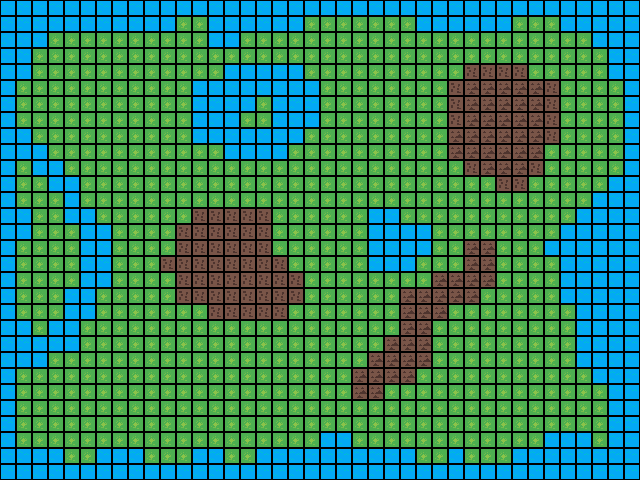

A 2D game scene composited from a Tiled map and its tileset images. What follows is a short description and the map's XML, with every tile layer's data as written:
An orthogonal 40x30 tile map with 16x16 px tiles, 1 tile layer (Tile Layer 1).

<map version="1.4" tiledversion="1.4.3" orientation="orthogonal" renderorder="right-down" width="40" height="30" tilewidth="16" tileheight="16" infinite="0" nextlayerid="2" nextobjectid="1">
 <tileset firstgid="1" source="pixil-frame-0.tsx" />
 <layer id="1" name="Tile Layer 1" width="40" height="30">
  <data encoding="csv">
1,1,1,1,1,1,1,1,1,1,1,1,1,1,1,1,1,1,1,1,1,1,1,1,1,1,1,1,1,1,1,1,1,1,1,1,1,1,1,1,
1,1,1,1,1,1,1,1,1,1,1,2,2,1,1,1,1,1,1,2,2,2,2,2,2,2,1,1,1,1,1,1,2,2,2,1,1,1,1,1,
1,1,1,2,2,2,2,2,2,2,2,2,2,1,1,2,2,2,2,2,2,2,2,2,2,2,2,2,2,2,2,2,2,2,2,2,2,1,1,1,
1,1,2,2,2,2,2,2,2,2,2,2,2,2,2,2,2,2,2,2,2,2,2,2,2,2,2,2,2,2,2,2,2,2,2,2,2,2,1,1,
1,1,2,2,2,2,2,2,2,2,2,2,2,2,1,1,1,1,1,2,2,2,2,2,2,2,2,2,2,4,4,4,4,2,2,2,2,2,1,1,
1,2,2,2,2,2,2,2,2,2,2,2,1,1,1,1,1,1,1,1,2,2,2,2,2,2,2,2,4,3,3,3,3,3,4,2,2,2,2,1,
1,2,2,2,2,2,2,2,2,2,2,2,1,1,1,1,2,1,1,1,2,2,2,2,2,2,2,2,4,3,3,3,3,3,4,2,2,2,2,1,
1,2,2,2,2,2,2,2,2,2,2,2,1,1,1,2,2,1,1,1,2,2,2,2,2,2,2,2,4,3,3,3,3,3,4,2,2,2,2,1,
1,1,2,2,2,2,2,2,2,2,2,2,1,1,1,1,1,1,1,2,2,2,2,2,2,2,2,2,3,3,3,3,3,3,4,2,2,2,2,1,
1,1,1,2,2,2,2,2,2,2,2,2,2,2,1,1,1,1,2,2,2,2,2,2,2,2,2,2,3,3,3,3,3,3,2,2,2,2,2,1,
1,2,1,1,2,2,2,2,2,2,2,2,2,2,2,2,2,2,2,2,2,2,2,2,2,2,2,2,2,4,3,3,3,4,2,2,2,2,2,1,
1,2,2,1,1,2,2,2,2,2,2,2,2,2,2,2,2,2,2,2,2,2,2,2,2,2,2,2,2,2,2,4,4,2,2,2,2,2,1,1,
1,2,2,2,1,2,2,2,2,2,2,2,2,2,2,2,2,2,2,2,2,2,2,2,2,2,2,2,2,2,2,2,2,2,2,2,2,1,1,1,
1,1,2,2,1,1,2,2,2,2,2,2,4,4,4,4,4,2,2,2,2,2,2,1,1,2,2,2,2,2,2,2,2,2,2,2,1,1,1,1,
1,1,2,2,2,1,1,2,2,2,2,4,4,4,4,4,4,2,2,2,2,2,2,1,1,1,1,2,2,2,2,2,2,2,2,1,1,1,1,1,
1,2,2,2,2,1,1,2,2,2,2,4,4,4,4,4,4,2,2,2,2,2,2,1,1,1,1,2,2,3,3,2,2,2,1,1,1,1,1,1,
1,2,2,2,2,1,1,2,2,2,4,4,4,4,4,4,4,4,2,2,2,2,2,1,1,1,2,2,2,3,3,2,2,2,2,1,1,1,1,1,
1,2,2,2,2,1,1,2,2,2,2,4,4,4,4,4,4,4,4,2,2,2,2,2,2,2,2,3,3,3,3,2,2,2,2,1,1,1,1,1,
1,2,2,2,1,1,2,2,2,2,2,4,4,4,4,4,4,4,4,2,2,2,2,2,2,3,3,3,3,3,2,2,2,2,2,1,1,1,1,1,
1,2,2,2,1,1,2,2,2,2,2,2,2,4,4,4,4,4,2,2,2,2,2,2,2,3,3,3,2,2,2,2,2,2,2,2,1,1,1,1,
1,1,2,1,1,2,2,2,2,2,2,2,2,2,2,2,2,2,2,2,2,2,2,2,2,3,3,2,2,2,2,2,2,2,2,2,1,1,1,1,
1,1,1,1,1,2,2,2,2,2,2,2,2,2,2,2,2,2,2,2,2,2,2,2,3,3,3,2,2,2,2,2,2,2,2,2,1,1,1,1,
1,1,1,2,2,2,2,2,2,2,2,2,2,2,2,2,2,2,2,2,2,2,2,3,3,3,3,2,2,2,2,2,2,2,2,2,1,1,1,1,
1,2,2,2,2,2,2,2,2,2,2,2,2,2,2,2,2,2,2,2,2,2,3,3,3,3,2,2,2,2,2,2,2,2,2,2,2,1,1,1,
1,2,2,2,2,2,2,2,2,2,2,2,2,2,2,2,2,2,2,2,2,2,3,3,2,2,2,2,2,2,2,2,2,2,2,2,2,2,1,1,
1,2,2,2,2,2,2,2,2,2,2,2,2,2,2,2,2,2,2,2,2,2,2,2,2,2,2,2,2,2,2,2,2,2,2,2,2,2,1,1,
1,2,2,2,2,2,2,2,2,2,2,2,2,2,2,2,2,2,2,2,2,2,2,2,2,2,2,2,2,2,2,2,2,2,2,2,2,2,1,1,
1,2,2,2,2,2,2,2,2,2,2,2,2,2,2,2,2,2,2,2,1,1,2,2,2,2,2,2,2,2,2,2,2,2,1,1,1,2,1,1,
1,1,1,1,2,2,1,1,1,2,2,2,1,1,2,2,1,1,1,1,1,1,1,1,1,1,2,2,1,2,2,2,1,1,1,1,1,1,1,1,
1,1,1,1,1,1,1,1,1,1,1,1,1,1,1,1,1,1,1,1,1,1,1,1,1,1,1,1,1,1,1,1,1,1,1,1,1,1,1,1
</data>
 </layer>
</map>